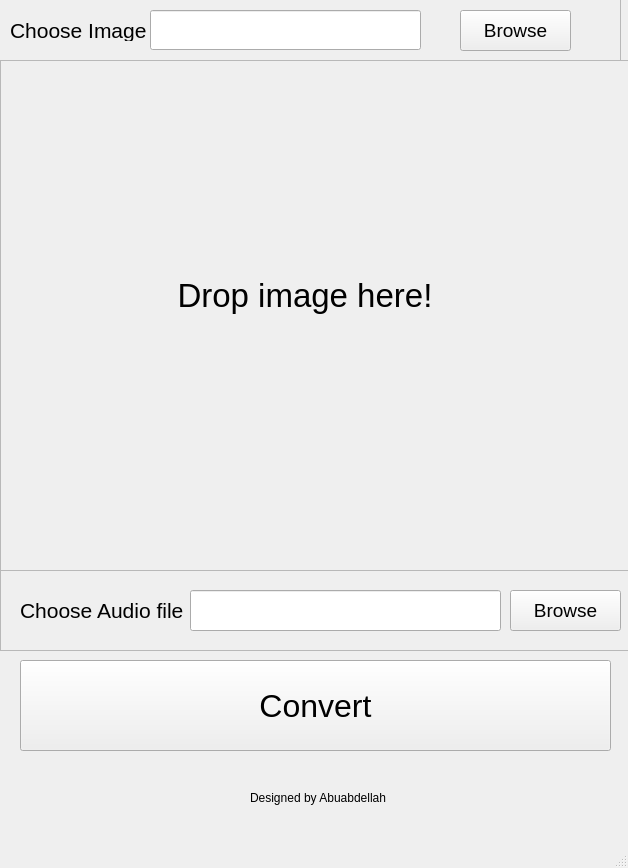
<?xml version="1.0" encoding="UTF-8"?>
<ui version="4.0">
 <class>MainWindow</class>
 <widget class="QMainWindow" name="MainWindow">
  <property name="geometry">
   <rect>
    <x>0</x>
    <y>0</y>
    <width>628</width>
    <height>868</height>
   </rect>
  </property>
  <property name="windowTitle">
   <string>Audio2VideoConverter</string>
  </property>
  <widget class="QWidget" name="centralwidget">
   <widget class="QFrame" name="frame">
    <property name="geometry">
     <rect>
      <x>-10</x>
      <y>-20</y>
      <width>631</width>
      <height>81</height>
     </rect>
    </property>
    <property name="frameShape">
     <enum>QFrame::Shape::StyledPanel</enum>
    </property>
    <property name="frameShadow">
     <enum>QFrame::Shadow::Raised</enum>
    </property>
    <widget class="QPushButton" name="imageBrowseButton">
     <property name="geometry">
      <rect>
       <x>470</x>
       <y>30</y>
       <width>111</width>
       <height>41</height>
      </rect>
     </property>
     <property name="font">
      <font>
       <pointsize>14</pointsize>
      </font>
     </property>
     <property name="text">
      <string>Browse</string>
     </property>
    </widget>
    <widget class="QLabel" name="label">
     <property name="geometry">
      <rect>
       <x>20</x>
       <y>40</y>
       <width>141</width>
       <height>21</height>
      </rect>
     </property>
     <property name="font">
      <font>
       <pointsize>16</pointsize>
      </font>
     </property>
     <property name="text">
      <string>Choose Image</string>
     </property>
    </widget>
    <widget class="QLineEdit" name="imagePathLineEdit">
     <property name="geometry">
      <rect>
       <x>160</x>
       <y>30</y>
       <width>271</width>
       <height>40</height>
      </rect>
     </property>
    </widget>
   </widget>
   <widget class="QFrame" name="frame_2">
    <property name="geometry">
     <rect>
      <x>0</x>
      <y>60</y>
      <width>631</width>
      <height>511</height>
     </rect>
    </property>
    <property name="frameShape">
     <enum>QFrame::Shape::StyledPanel</enum>
    </property>
    <property name="frameShadow">
     <enum>QFrame::Shadow::Raised</enum>
    </property>
    <widget class="QLabel" name="imagePreview">
     <property name="geometry">
      <rect>
       <x>80</x>
       <y>10</y>
       <width>450</width>
       <height>450</height>
      </rect>
     </property>
     <property name="font">
      <font>
       <pointsize>25</pointsize>
      </font>
     </property>
     <property name="text">
      <string>Drop image here!</string>
     </property>
     <property name="scaledContents">
      <bool>true</bool>
     </property>
     <property name="alignment">
      <set>Qt::AlignmentFlag::AlignCenter</set>
     </property>
    </widget>
   </widget>
   <widget class="QFrame" name="frame_3">
    <property name="geometry">
     <rect>
      <x>0</x>
      <y>570</y>
      <width>631</width>
      <height>81</height>
     </rect>
    </property>
    <property name="frameShape">
     <enum>QFrame::Shape::StyledPanel</enum>
    </property>
    <property name="frameShadow">
     <enum>QFrame::Shadow::Raised</enum>
    </property>
    <widget class="QPushButton" name="audioBrowseButton">
     <property name="geometry">
      <rect>
       <x>510</x>
       <y>20</y>
       <width>111</width>
       <height>41</height>
      </rect>
     </property>
     <property name="font">
      <font>
       <pointsize>14</pointsize>
      </font>
     </property>
     <property name="text">
      <string>Browse</string>
     </property>
    </widget>
    <widget class="QLabel" name="label_3">
     <property name="geometry">
      <rect>
       <x>20</x>
       <y>30</y>
       <width>171</width>
       <height>21</height>
      </rect>
     </property>
     <property name="font">
      <font>
       <pointsize>16</pointsize>
      </font>
     </property>
     <property name="text">
      <string>Choose Audio file</string>
     </property>
    </widget>
    <widget class="QLineEdit" name="audioPathLineEdit">
     <property name="geometry">
      <rect>
       <x>190</x>
       <y>20</y>
       <width>311</width>
       <height>41</height>
      </rect>
     </property>
    </widget>
   </widget>
   <widget class="QPushButton" name="convertButton">
    <property name="geometry">
     <rect>
      <x>20</x>
      <y>660</y>
      <width>591</width>
      <height>91</height>
     </rect>
    </property>
    <property name="font">
     <font>
      <pointsize>24</pointsize>
     </font>
    </property>
    <property name="text">
     <string>Convert</string>
    </property>
   </widget>
   <widget class="QLabel" name="label_2">
    <property name="geometry">
     <rect>
      <x>250</x>
      <y>790</y>
      <width>141</width>
      <height>16</height>
     </rect>
    </property>
    <property name="text">
     <string>Designed by Abuabdellah</string>
    </property>
   </widget>
  </widget>
  <widget class="QMenuBar" name="menubar">
   <property name="geometry">
    <rect>
     <x>0</x>
     <y>0</y>
     <width>628</width>
     <height>33</height>
    </rect>
   </property>
  </widget>
  <widget class="QStatusBar" name="statusbar"/>
 </widget>
 <resources/>
 <connections/>
</ui>
